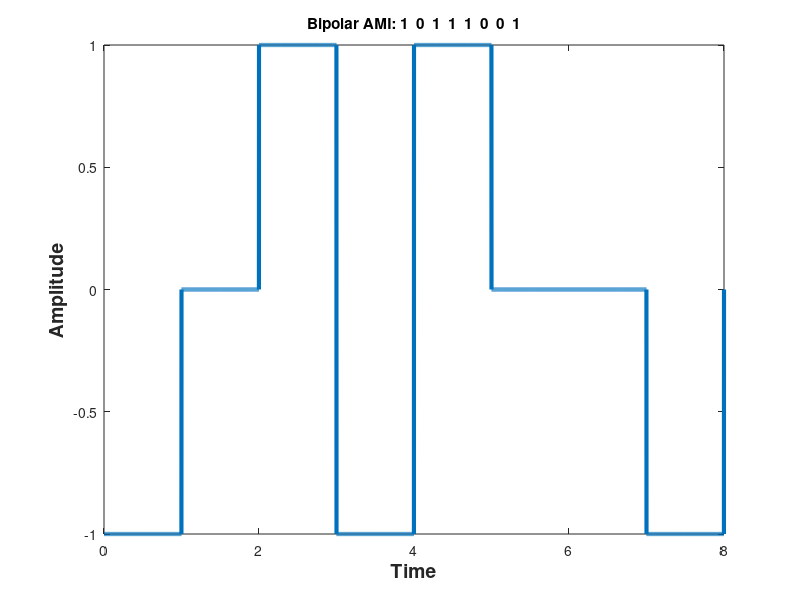

MATLAB code for this plot:
clc;
clear all;
close all;
        
bits = [1 0 1 1 1 0 0 1];
bitrate=1; %bit per second
T=length(bits)/bitrate;
n=1000;
N=n*length(bits);   
dt=T/N;
t=0:dt:T;
x=[zeros(1,length(t))]; 
lastbit = 1;
 
for i=1:length(bits)
  if bits(i)==1
    x((i-1)*n+1:i*n) = -lastbit;
    lastbit = -lastbit;
  end
end
plot(t, x, 'Linewidth', 3);
counter = 0;
lastbit = 1;
for i = 1:length(t)
  if t(i)>counter
    counter = counter + 1;
    if x(i)==-lastbit
      result(counter) = 1;
      lastbit = -lastbit;
    else result(counter) = 0;
    end
  end
end
disp('AMI Decoding:');
disp(result);
xlabel('Time', 'fontsize',14, 'fontWeight','bold');
ylabel('Amplitude', 'fontsize',14, 'fontWeight','bold');
title(['Bipolar AMI: ' num2str(bits)]);
